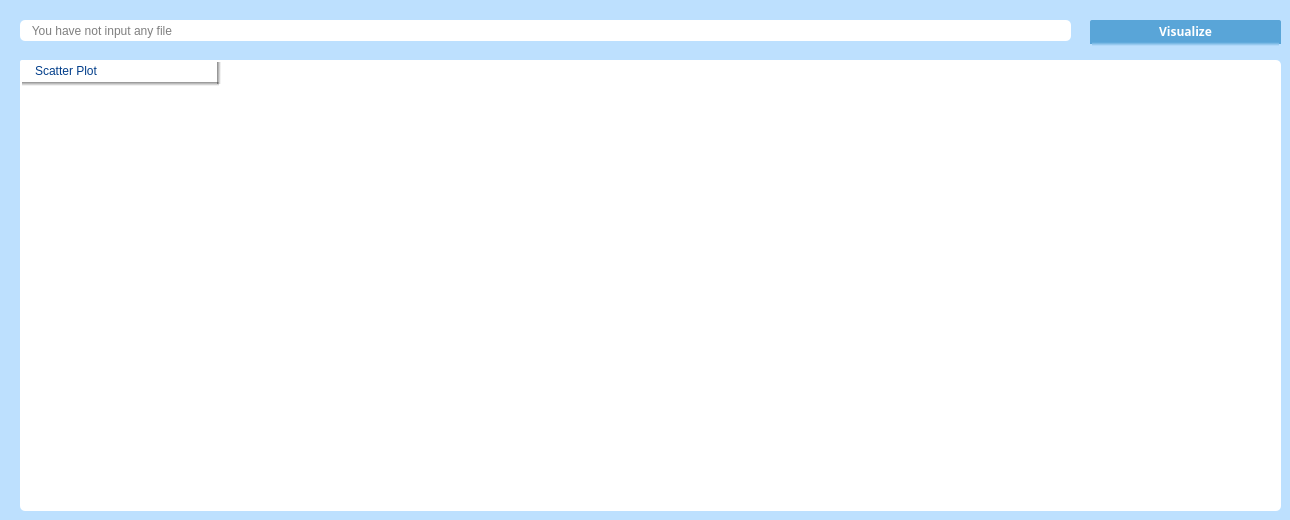
   <widget class="QWidget" name="tab_4">
    <property name="styleSheet">
     <string notr="true">background-color: rgba(189, 224, 254, 1)</string>
    </property>
    <attribute name="title">
     <string>Visualize Data</string>
    </attribute>
    <widget class="QLabel" name="AnalyzeView">
     <property name="geometry">
      <rect>
       <x>20</x>
       <y>60</y>
       <width>1261</width>
       <height>451</height>
      </rect>
     </property>
     <property name="styleSheet">
      <string notr="true">background-color: rgb(255, 255, 255);
border-radius:5px;
</string>
     </property>
     <property name="text">
      <string/>
     </property>
    </widget>
    <widget class="QComboBox" name="comboBox">
     <property name="geometry">
      <rect>
       <x>20</x>
       <y>60</y>
       <width>201</width>
       <height>26</height>
      </rect>
     </property>
     <property name="styleSheet">
      <string notr="true">QComboBox {
    border-bottom:4px solid ;
	border-right: 4px solid ;
    border-radius: 2px;
	padding-left:15px;
	color:  rgba(2, 62, 138, 1);
	background-color: rgb(255, 255, 255);
	font:100 9pt &quot;Segoe UI Semibold&quot;;
	border-right-color: qlineargradient(spread:pad, x1:0, y1:0.261, x2:1, y2:0.301, stop:0 rgba(0, 0, 0, 120), stop:1 rgba(255, 255, 255, 255));
	
	border-bottom-color: qlineargradient(spread:pad, x1:0.466, y1:0, x2:0.466, y2:1, stop:0 rgba(0, 0, 0, 113), stop:1 rgba(255, 255, 255, 255));
}
	
QComboBox::drop-down
{
	padding-top:4px;
	border-radius: 3px;
 }

QListView {
      background-color: rgb(255, 255, 255);
	border-radius: 3px;
}
QListView:item {
      background-color: rgb(255, 255, 255);
	  font: 8pt &quot;Segoe UI Semibold&quot;;
	border-radius: 3px;
}</string>
     </property>
     <property name="editable">
      <bool>false</bool>
     </property>
     <property name="frame">
      <bool>true</bool>
     </property>
     <item>
      <property name="text">
       <string>Scatter Plot</string>
      </property>
     </item>
     <item>
      <property name="text">
       <string>Count Airline</string>
      </property>
     </item>
     <item>
      <property name="text">
       <string>Count Aircraft</string>
      </property>
     </item>
     <item>
      <property name="text">
       <string>Airline By All</string>
      </property>
     </item>
     <item>
      <property name="text">
       <string>Aircraft By All</string>
      </property>
     </item>
     <item>
      <property name="text">
       <string>Percentage Airline</string>
      </property>
     </item>
     <item>
      <property name="text">
       <string>Percentage Aircraft</string>
      </property>
     </item>
    </widget>
    <widget class="QLineEdit" name="PathLineViz">
     <property name="geometry">
      <rect>
       <x>20</x>
       <y>20</y>
       <width>1051</width>
       <height>21</height>
      </rect>
     </property>
     <property name="styleSheet">
      <string notr="true">background-color: rgb(255, 255, 255);
font: 8pt &quot;MS Shell Dlg 2&quot;;
border-radius:5px;</string>
     </property>
     <property name="placeholderText">
      <string>   You have not input any file</string>
     </property>
    </widget>
    <widget class="QPushButton" name="GenerateVizButton">
     <property name="geometry">
      <rect>
       <x>1090</x>
       <y>20</y>
       <width>191</width>
       <height>26</height>
      </rect>
     </property>
     <property name="font">
      <font>
       <family>Segoe UI Semibold</family>
       <pointsize>9</pointsize>
       <weight>81</weight>
       <italic>false</italic>
       <bold>true</bold>
      </font>
     </property>
     <property name="styleSheet">
      <string notr="true">QPushButton
 {
background-color: rgba(89, 165, 216, 1);
color: rgb(255, 255, 255);
font: 650 9pt &quot;Segoe UI Semibold&quot;;
border-radius:1.5px;
border-style:solid;
border-bottom-width:4px;
border-right-widt:3px;
border-right-color: qlineargradient(spread:pad, x1:0, y1:0, x2:1, y2:1,  stop:0 rgba(89, 165, 216, 1), stop:1 rgba(189, 224, 254, 1));
border-bottom-color: qlineargradient(spread:pad, x1:0.301136, y1:0.034, x2:0.301, y2:1, stop:0 rgba(89, 165, 216, 1), stop:1 rgba(189, 224, 254, 1));
}

QPushButton:pressed
{
background-color:rgba(85, 92, 132, 1)
}
</string>
     </property>
     <property name="text">
      <string>Visualize</string>
     </property>
    </widget>
    <widget class="QLabel" name="label">
     <property name="geometry">
      <rect>
       <x>190</x>
       <y>63</y>
       <width>20</width>
       <height>16</height>
      </rect>
     </property>
     <property name="styleSheet">
      <string notr="true">background-color: rgb(255, 255, 255);</string>
     </property>
     <property name="text">
      <string/>
     </property>
     <property name="pixmap">
      <pixmap>icon/drop_down.png</pixmap>
     </property>
    </widget>
   </widget>
